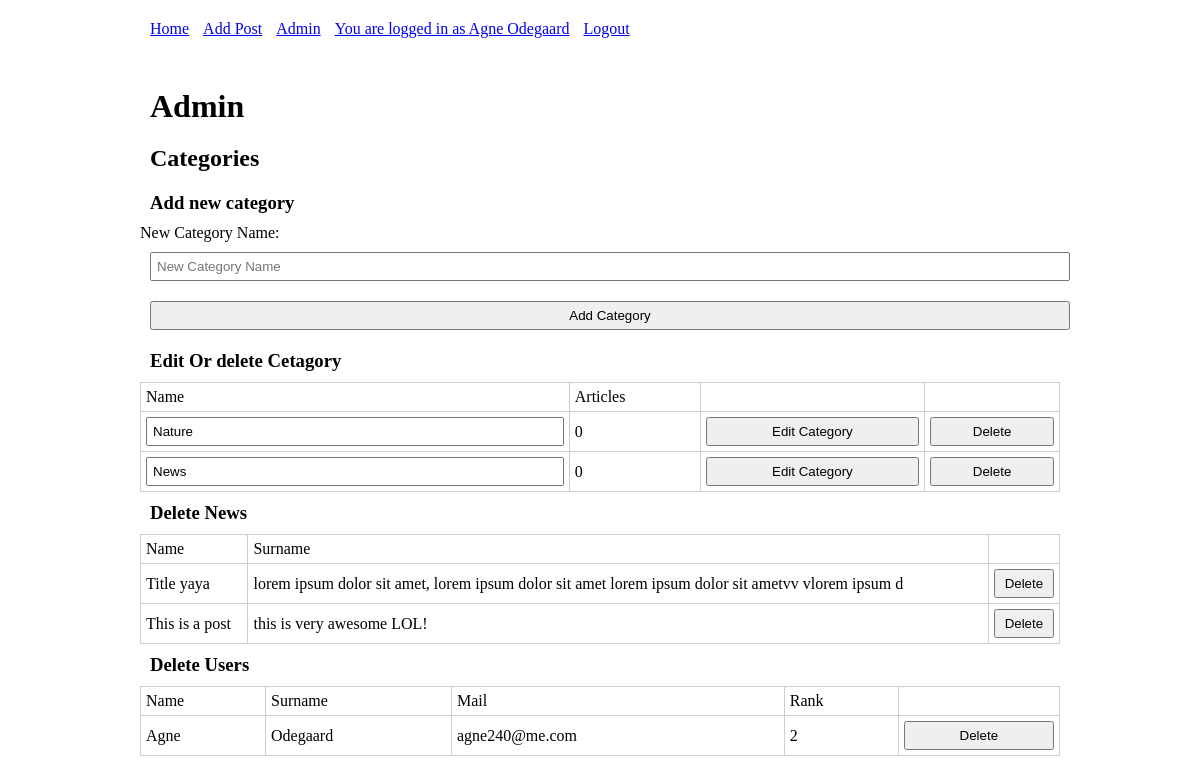
The page /admin.php (signed in) on the database as committed earlier.
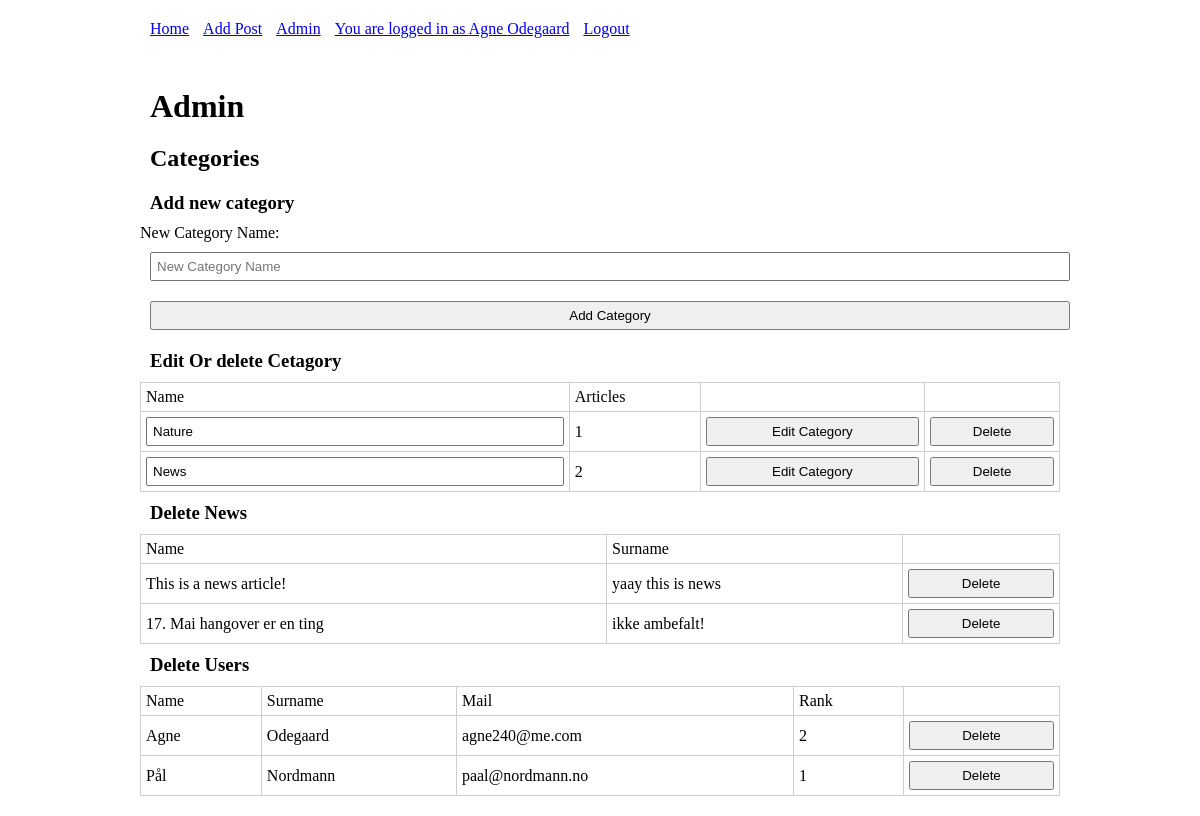
The same page on the database as committed later.
### tables this page shows
CREATE TABLE `categories` (
  `id` int(11) NOT NULL,
  `name` varchar(255) NOT NULL
);

CREATE TABLE `posts` (
  `id` int(11) NOT NULL,
  `user_id` int(11) NOT NULL,
  `title` varchar(255) NOT NULL,
  `content` text NOT NULL,
  `image_id` int(11) NOT NULL,
  `style` varchar(10) NOT NULL,
  `time` date NOT NULL
);

CREATE TABLE `users` (
  `id` int(11) NOT NULL,
  `name` varchar(255) NOT NULL,
  `surname` varchar(255) NOT NULL,
  `mail` varchar(255) NOT NULL,
  `password` varchar(60) NOT NULL,
  `rank` int(1) NOT NULL
);

### App/database.php (called while the page is built, shortened)
<?php
class Database extends Config {
    public $db;
    function __construct(){
        $dns = 'mysql:host='.$this->host.';dbname='.$this->database;
        $this->db = new PDO($dns, $this->username, $this->password);
        $this->db->setAttribute(PDO::ATTR_ERRMODE, PDO::ERRMODE_WARNING);
        $this->db->setAttribute(PDO::ATTR_DEFAULT_FETCH_MODE, PDO::FETCH_ASSOC);
    }
    private function arrayBinder(&$query, $vars){
        foreach ($vars as $key => $value) {
            $query->bindValue(':'.$key, htmlspecialchars($value));
        }
    }
    public function query($sql, $vars = null){
        $query = $this->db->prepare($sql);
        if($vars != null) $this->arrayBinder($query, $vars);
        $query->execute();
        return $query;
    }
}

### App/auth.php (called while the page is built, shortened)
<?php
class Auth extends Database{
    public $user = null;
    public function __construct(){
        if($this->isLoggedIn()) {
            $this->user = $this->query('SELECT name, surname, mail, id, rank FROM users WHERE id = :id', [
                'id' => $_SESSION['id'],
            ]);
            $this->user = $this->user->fetch();
        }
    }
    public function fetchAll(){
        return $this->query('SELECT * FROM users')->fetchAll();
    }
    public function isLoggedIn(){
        return isset($_SESSION['id']);
    }
    public function rank(){
        if($this->isLoggedIn()) return $this->user['rank'];
        return 0;
    }
}

### App/app.php (called while the page is built, shortened)
<?php
require_once('database.php');
require_once('auth.php');
$auth = new Auth();
require_once('posts.php');
$posts = new Posts();
require_once('categories.php');
$cats = new Categories();

### App/categories.php (called while the page is built, shortened)
<?php
class Categories extends Database {
    public function fetchAll(){
        return $this->query('SELECT c.*, COUNT(pc.id) AS articles FROM categories AS c
                            LEFT JOIN posts_categories AS pc ON pc.category_id = c.id
                            GROUP BY c.id
        ')->fetchAll();
    }
}

### App/posts.php (called while the page is built, shortened)
<?php
class Posts extends Database{
    private $base_sql =
        'SELECT p.*,
                AVG(r.rating) AS average,
                SUM(r.rating = 1) AS up,
                (SUM(r.rating = 1) * AVG(r.rating)) AS rating,
                GROUP_CONCAT(c.name SEPARATOR ", ") AS categories
            FROM posts AS p
            LEFT JOIN posts_categories AS pc ON pc.post_id = p.id
            LEFT JOIN categories AS c ON pc.category_id = c.id
            LEFT JOIN ratings AS r ON r.post_id = p.id';
    public function fetchAll(){
        $vars = null;
        $sql = $this->base_sql;
        $sql .= ' GROUP BY p.id';
        $sql .= ' ORDER BY rating '.(isset($_COOKIE['order']) ? '' : 'DESC');
        $result = $this->query($sql, $vars)->fetchAll();
        return $result;
    }
}

### admin.php (the view, shortened to what the changed rows need)
<?php
require_once('App/app.php');
include_once('Modules/head.php');
?>
<main>
    <h1>Admin</h1>
    <h2>Categories</h2>
    <table>
        <thead>
            <tr>
                <td>Name</td>
                <td>Articles</td>
                <td></td>
                <td></td>
            </tr>
        </thead>
        <tbody>
            <?php foreach ($cats->fetchAll() as $key => $cat) { ?>
                <form method="post">
                <tr>
                    <td><input type="text" name="name" value="<?= $cat['name'] ?>" placeholder="<?= $cat['name'] ?>"></td>
                    <td><?= $cat['articles'] ?></td>
                    <td><input type="submit" name="edit_cat" value="Edit Category"></td>
                    <td>
                        <input type="submit" name="delete_post" value="Delete">
                    </td>
                </tr>
                </form>
            <?php } ?>
        </tbody>
    </table>
    <table>
        <thead>
            <tr>
                <td>Name</td>
                <td>Surname</td>
                <td></td>
            </tr>
        </thead>
        <tbody>
            <?php foreach ($posts->fetchAll() as $key => $post) { ?>
                <tr>
                    <td><?= $post['title'] ?></td>
                    <td><?= substr($post['content'], 0, 100) ?></td>
                    <td>
                        <form method="post">
                            <input type="submit" name="delete_post" value="Delete">
                        </form>
                    </td>
                </tr>
            <?php } ?>
        </tbody>
    </table>
    <table>
        <thead>
            <tr>
                <td>Name</td>
                <td>Surname</td>
                <td>Mail</td>
                <td>Rank</td>
                <td></td>
            </tr>
        </thead>
        <tbody>
            <?php foreach ($auth->fetchAll() as $key => $user) { ?>
                <tr>
                    <td><?= $user['name'] ?></td>
                    <td><?= $user['surname'] ?></td>
                    <td><?= $user['mail'] ?></td>
                    <td><?= $user['rank'] ?></td>
                    <td>
                        <form method="post">
                            <input type="submit" name="delete_user" value="Delete">
                        </form>
                    </td>
                </tr>
            <?php } ?>
        </tbody>
    </table>
</main>
<?php include_once('Modules/foot.php'); ?>

### Modules/head.php (shortened to what the changed rows need)
<!DOCTYPE html>
<html lang="en">
<head>
    <link rel="stylesheet" href="css/main.css">
</head>
<body>
<nav>
    <div class="container">
        <ul>
            <?php if($auth->isLoggedIn()) : ?>
                <?php if($auth->rank() > 1) : ?>
                <li><a href="admin.php">Admin</a></li>
                <?php endif; ?>
                <li><a href="profile.php">You are logged in as <?= $auth->user['name'] ?> <?= $auth->user['surname'] ?></a></li>
                <li><a href="?logout">Logout</a></li>
            <?php else : ?>
                <li><a href="login.php">Login</a></li>
            <?php endif; ?>
        </ul>
    </div>
</nav>

Rows that differ between the two databases and show on the page:
removed posts: title "Title yaya", content "lorem ipsum dolor sit amet, lorem ipsum dolor sit amet lorem ipsum dolor sit ametvv vlorem ipsum d"
removed posts: title "This is a post", content "this is very awesome LOL!"
computed for categories "Nature": articles "0" → "1"
computed for categories "News": articles "0" → "2"
added posts: title "This is a news article!", content "yaay this is news"
added posts: title "17. Mai hangover er en ting", content "ikke ambefalt!"
added users: name "Pål", surname "Nordmann", mail "paal@nordmann.no", rank "1"
